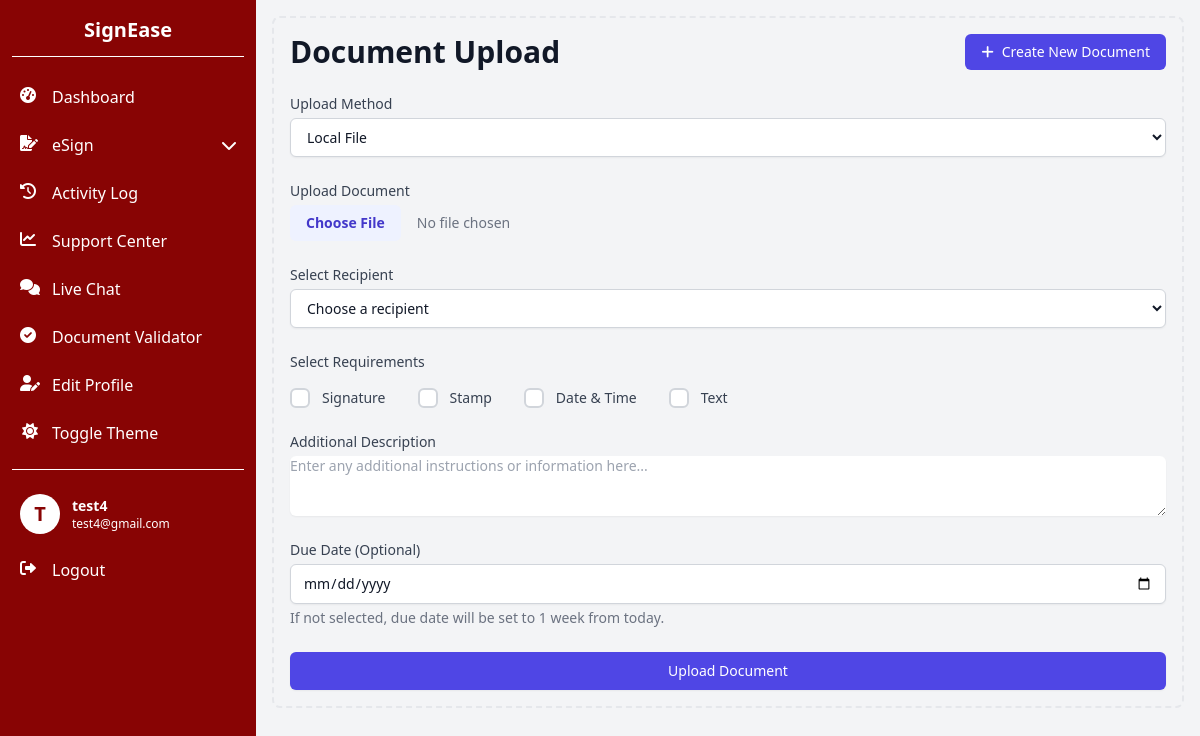
The app's page /upload_documents.php (signed in) with its own data.
### tables this page shows
CREATE TABLE `users` (
  `id` int(11) NOT NULL,
  `username` varchar(50) NOT NULL,
  `email` varchar(100) NOT NULL,
  `password` varchar(255) NOT NULL,
  `nic` varchar(12) NOT NULL,
  `position` varchar(255) NOT NULL,
  `faculty` varchar(255) NOT NULL,
  `mobile` varchar(15) NOT NULL,
  `name` varchar(255) NOT NULL,
  `employee_number` varchar(100) DEFAULT NULL,
  `role` enum('admin','user') NOT NULL DEFAULT 'user',
  `status` enum('pending','approved') NOT NULL DEFAULT 'pending',
  `created_at` timestamp NOT NULL DEFAULT current_timestamp()
);

### upload_documents.php (the view, shortened to what this page needs)
<?php
include 'sidebar.php';
$upload_message = '';
?>
<!DOCTYPE html>
<html lang="en">
<head>
    <script src="https://cdn.tailwindcss.com"></script>
    <link href="https://cdnjs.cloudflare.com/ajax/libs/font-awesome/6.0.0-beta3/css/all.min.css" rel="stylesheet">
</head>
<body class="bg-gray-100 dark:bg-gray-900" x-data="{ uploadMethod: 'local', isLoading: false, message: '<?php echo addslashes($upload_message); ?>' }">
    <div class="p-4 sm:ml-64">
        <div class="p-4 border-2 border-gray-200 border-dashed rounded-lg dark:border-gray-700">
        <div class="flex justify-between items-center mb-6">
                <h1 class="text-3xl font-bold text-gray-900 dark:text-white">Document Upload</h1>
                <a href="doc_creator/index.html"
                target="_blank"
                rel="noopener noreferrer"
                class="inline-flex items-center px-4 py-2 bg-indigo-600 hover:bg-indigo-700 text-white text-sm font-medium rounded-md">
                    <i class="fas fa-plus mr-2"></i>
                    Create New Document
                </a>
            </div>
            <form action="<?php echo htmlspecialchars($_SERVER["PHP_SELF"]); ?>" method="post" enctype="multipart/form-data" class="space-y-6" @submit="isLoading = true">
                <div>
                    <label for="upload_method" class="block text-sm font-medium text-gray-700 dark:text-gray-200 mb-1">Upload Method</label>
                    <select id="upload_method" name="upload_method" x-model="uploadMethod"
                            class="block w-full px-3 py-2 bg-white dark:bg-gray-700 border border-gray-300 dark:border-gray-600 rounded-md shadow-sm focus:outline-none focus:ring-indigo-500 focus:border-indigo-500 sm:text-sm text-gray-900 dark:text-white">
                        <option value="local">Local File</option>
                    </select>
                </div>
                <div x-show="uploadMethod === 'local'">
                    <label for="document" class="block text-sm font-medium text-gray-700 dark:text-gray-200 mb-1">Upload Document</label>
                    <input type="file" id="document" name="document" x-bind:required="uploadMethod === 'local'"
                           class="block w-full text-sm text-gray-500 dark:text-gray-300 file:mr-4 file:py-2 file:px-4 file:rounded-md file:border-0 file:text-sm file:font-semibold file:bg-indigo-50 file:text-indigo-700 hover:file:bg-indigo-100 dark:file:bg-indigo-900 dark:file:text-indigo-200 dark:hover:file:bg-indigo-800">
                </div>
                <div>
                    <label for="recipient" class="block text-sm font-medium text-gray-700 dark:text-gray-200 mb-1">Select Recipient</label>
                    <select id="recipient" name="recipient" required
                            class="block w-full px-3 py-2 bg-white dark:bg-gray-700 border border-gray-300 dark:border-gray-600 rounded-md shadow-sm focus:outline-none focus:ring-indigo-500 focus:border-indigo-500 sm:text-sm text-gray-900 dark:text-white">
                        <option value="">Choose a recipient</option>
                    </select>
                </div>
                <div>
                    <p class="block text-sm font-medium text-gray-700 dark:text-gray-200 mb-4">Select Requirements</p>
                    <div class="flex flex-wrap gap-8 items-center">
                        <?php
                        $requirements = ['signature' => 'Signature', 'stamp' => 'Stamp', 'date_time' => 'Date & Time', 'text' => 'Text'];
                        foreach ($requirements as $value => $label) {
                            echo "<label class='inline-flex items-center group cursor-pointer'>
                                    <div class='relative'>
                                        <input type='checkbox'
                                            name='requirements[]'
                                            value='$value'
                                            class='peer sr-only'>
                                        <div class='w-5 h-5 bg-white border-2 border-gray-300 rounded-md transition-all duration-300
                                                peer-checked:bg-indigo-600 peer-checked:border-indigo-600
                                                hover:border-indigo-500 dark:bg-gray-700 dark:border-gray-600
                                                dark:peer-checked:bg-indigo-500 dark:peer-checked:border-indigo-500
                                                dark:hover:border-indigo-400'>
                                            <svg class='w-3 h-3 absolute top-1/2 left-1/2 -translate-x-1/2 -translate-y-1/2 opacity-0 text-white
                                                    transition-opacity duration-300 peer-checked:opacity-100'
                                                fill='none'
                                                viewBox='0 0 24 24'
                                                stroke='currentColor'
                                                stroke-width='3'>
                                                <path d='M5 13l4 4L19 7'/>
                                            </svg>
                                        </div>
                                    </div>
                                    <span class='ml-3 text-sm text-gray-700 dark:text-gray-200 transition-colors duration-200
                                            group-hover:text-indigo-600 dark:group-hover:text-indigo-400'>$label</span>
                                </label>";
                        }
                        ?>
                    </div>
                </div>
                <div>
                    <label for="description" class="block text-sm font-medium text-gray-700 dark:text-gray-200 mb-1">Additional Description</label>
                    <textarea id="description" name="description" rows="3"
                              class="block w-full rounded-md border-gray-300 dark:border-gray-600 shadow-sm focus:border-indigo-500 focus:ring-indigo-500 dark:bg-gray-700 dark:text-white sm:text-sm"
                              placeholder="Enter any additional instructions or information here..."></textarea>
                </div>
                <div>
                    <label for="due_date" class="block text-sm font-medium text-gray-700 dark:text-gray-200 mb-1">Due Date (Optional)</label>
                    <input type="date" id="due_date" name="due_date"
                           class="block w-full px-3 py-2 bg-white dark:bg-gray-700 border border-gray-300 dark:border-gray-600 rounded-md shadow-sm focus:outline-none focus:ring-indigo-500 focus:border-indigo-500 sm:text-sm text-gray-900 dark:text-white">
                    <p class="mt-1 text-sm text-gray-500 dark:text-gray-400">If not selected, due date will be set to 1 week from today.</p>
                </div>
                <div>
                    <button type="submit"
                            class="w-full flex justify-center py-2 px-4 border border-transparent rounded-md shadow-sm text-sm font-medium text-white bg-indigo-600 hover:bg-indigo-700 focus:outline-none focus:ring-2 focus:ring-offset-2 focus:ring-indigo-500 dark:bg-indigo-500 dark:hover:bg-indigo-600"
                            x-bind:disabled="isLoading">
                        <span x-text="isLoading ? 'Uploading...' : 'Upload Document'"></span>
                    </button>
                </div>
            </form>
        </div>
    </div>
</body>
</html>

### sidebar.php (shortened to what this page needs)
<?php
include 'session.php';
$stmt = $conn->prepare("SELECT name, email, role FROM users WHERE id = ?");
$stmt->bind_param("i", $_SESSION['user_id']);
$stmt->execute();
$result = $stmt->get_result();
$user = $result->fetch_assoc();
function getDocumentsToSignCount($userId) {
    global $conn;
    $stmt = $conn->prepare("SELECT COUNT(*) FROM documents WHERE recipient_id = ? AND status = 'sent'");
    $stmt->bind_param("i", $userId);
    $stmt->execute();
    $result = $stmt->get_result();
    $count = $result->fetch_row()[0];
    return $count;
}
function getUnreadMessagesCount($userId) {
    global $conn;
    $stmt = $conn->prepare("SELECT COUNT(*) FROM messages WHERE receiver_id = ? AND `read` = 0");
    $stmt->bind_param("i", $userId);
    $stmt->execute();
    $result = $stmt->get_result();
    $count = $result->fetch_row()[0];
    return $count;
}
$documentsToSignCount = getDocumentsToSignCount($_SESSION['user_id']);
$unreadMessagesCount = getUnreadMessagesCount($_SESSION['user_id']);
$sharedMenuItems = [
    ['url' => 'dashboard.php', 'icon' => 'fas fa-tachometer-alt', 'text' => 'Dashboard'],
    ['url' => '#', 'icon' => 'fas fa-file-signature', 'text' => 'eSign', 'submenu' => [
        ['url' => 'upload_documents.php', 'text' => 'Document Upload'],
        ['url' => 'documents_to_sign.php', 'text' => 'Documents to Sign', 'badge' => $documentsToSignCount],
    ]],
    ['url' => 'activity_log.php', 'icon' => 'fas fa-history', 'text' => 'Activity Log'],
    ['url' => 'insights_hub.php', 'icon' => 'fas fa-chart-line', 'text' => 'Support Center'],
    ['url' => 'chat.php', 'icon' => 'fas fa-comments', 'text' => 'Live Chat', 'badge' => $unreadMessagesCount],
    ['url' => 'validator.php', 'icon' => 'fas fa-check-circle', 'text' => 'Document Validator'],
];
$menuItems = $sharedMenuItems;
$menuItems[] = ['url' => 'edit_profile.php', 'icon' => 'fas fa-user-edit', 'text' => 'Edit Profile'];
function renderMenuItem($item, $isAdmin) {
    $currentPage = basename($_SERVER['PHP_SELF']);
    $isActive = basename($item['url']) === $currentPage;
    $submenuHtml = '';
    if (isset($item['submenu'])) {
        $submenuHtml .= '<ul class="ml-4 mt-2 space-y-2 hidden submenu">';
        foreach ($item['submenu'] as $subitem) {
            $isSubActive = basename($subitem['url']) === $currentPage;
            $activeSubClass = $isSubActive ? 'bg-sidebar-hover' : '';
            $badgeHtml = isset($subitem['badge']) && $subitem['badge'] > 0 ? '<span class="inline-flex items-center justify-center w-5 h-5 ml-2 text-xs font-semibold text-white bg-red-500 rounded-full">' . $subitem['badge'] . '</span>' : '';
            $submenuHtml .= '<li><a href="' . $subitem['url'] . '" class="flex items-center p-2 text-white rounded-lg hover:bg-sidebar-hover group ' . $activeSubClass . '">' . $subitem['text'] . $badgeHtml . '</a></li>';
        }
        $submenuHtml .= '</ul>';
    }
    $adminClass = $isAdmin ? 'border-l-4 border-sidebar-text pl-3' : '';
    $dropdownClass = isset($item['submenu']) ? 'dropdown-toggle' : '';
    $activeClass = $isActive ? 'bg-sidebar-hover text-white' : '';
    $badgeHtml = isset($item['badge']) && $item['badge'] > 0 ? '<span class="inline-flex items-center justify-center w-5 h-5 ml-2 text-xs font-semibold text-white bg-red-500 rounded-full">' . $item['badge'] . '</span>' : '';
    return '
    <li>
        <a href="' . $item['url'] . '" class="flex items-center p-2 text-white rounded-lg hover:bg-sidebar-hover group ' . $adminClass . ' ' . $dropdownClass . ' ' . $activeClass . '">
            <i class="' . $item['icon'] . ' w-5 h-5 text-sidebar-text group-hover:text-sidebar-text ' . ($isActive ? 'text-white' : '') . '"></i>
            <span class="ml-3">' . $item['text'] . '</span>
            ' . $badgeHtml . '
            ' . (isset($item['submenu']) ? '<i class="fas fa-chevron-down ml-auto text-sidebar-text group-hover:text-sidebar-text transition-transform duration-200"></i>' : '') . '
        </a>
        ' . $submenuHtml . '
    </li>';
}
?>
<!DOCTYPE html>
<html lang="en">
<head>
    <script src="https://cdn.tailwindcss.com"></script>
    <link href="https://cdnjs.cloudflare.com/ajax/libs/font-awesome/6.0.0-beta3/css/all.min.css" rel="stylesheet">
</head>
<body class="bg-gray-100 dark:bg-gray-900">
    <div id="sidebar" class="fixed top-0 left-0 z-40 w-64 h-screen transition-transform -translate-x-full sm:translate-x-0">
        <div class="h-full px-3 py-4 overflow-y-auto bg-sidebar-bg text-sidebar-text">
            <div class="flex flex-col items-center justify-center mb-5 pb-3 border-b border-sidebar-text">
                <?php if ($user['role'] === 'admin'): ?>
                    <div class="w-16 h-16 bg-white rounded-full flex items-center justify-center mb-2">
                        <i class="fas fa-user-shield text-3xl text-primary"></i>
                    </div>
                    <span class="text-xl font-bold text-white">SignEase Admin</span>
                <?php else: ?>
                    <span class="text-xl font-semibold text-white">SignEase</span>
                <?php endif; ?>
            </div>
            <ul class="space-y-2 font-medium">
                <?php
                foreach ($menuItems as $item) {
                    echo renderMenuItem($item, $user['role'] === 'admin');
                }
                ?>
                <li>
                    <button id="themeToggle" class="flex items-center w-full p-2 text-sidebar-text rounded-lg hover:bg-sidebar-hover group">
                        <i id="themeIcon" class="fas fa-sun w-5 h-5 text-sidebar-text transition duration-75 group-hover:text-sidebar-text"></i>
                        <span class="ml-3">Toggle Theme</span>
                    </button>
                </li>
            </ul>
            <div class="pt-4 mt-4 space-y-2 font-medium border-t border-sidebar-text">
                <div id="userProfileTrigger" class="flex items-center p-2 text-white cursor-pointer hover:bg-sidebar-hover rounded-lg">
                    <div class="flex-shrink-0">
                        <div class="w-10 h-10 rounded-full bg-white flex items-center justify-center">
                            <span class="text-xl font-semibold text-primary"><?php echo strtoupper(substr($user['name'], 0, 1)); ?></span>
                        </div>
                    </div>
                    <div class="ml-3">
                        <p class="text-sm font-semibold"><?php echo htmlspecialchars($user['name']); ?></p>
                        <p class="text-xs text-white"><?php echo htmlspecialchars($user['email']); ?></p>
                    </div>
                </div>
                <a href="logout.php" class="flex items-center p-2 text-white rounded-lg hover:bg-sidebar-hover group">
                    <i class="fas fa-sign-out-alt w-5 h-5 text-sidebar-text group-hover:text-sidebar-text"></i>
                    <span class="ml-3">Logout</span>
                </a>
            </div>
        </div>
    </div>
</body>
</html>

### upload_documents.php (style rules this page uses)
* { transition: background-color 0.3s ease, color 0.3s ease, border-color 0.3s ease; }

### records on screen
users: name "T", name "test4", email "test4@gmail.com"

### other values on screen
$item['text'] "Dashboard"
$item['text'] "eSign"
$item['text'] "Activity Log"
$item['text'] "Support Center"
$item['text'] "Live Chat"
$item['text'] "Document Validator"
$item['text'] "Edit Profile"
$label "Signature"
$label "Stamp"
$label "Date & Time"
$label "Text"
